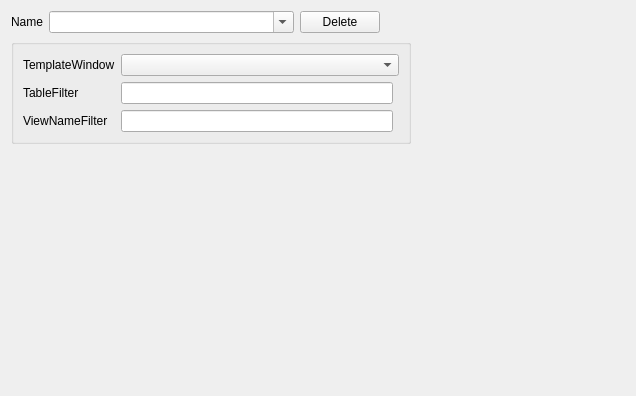
<?xml version="1.0" encoding="UTF-8"?>
<ui version="4.0">
 <class>TemplatesWidget</class>
 <widget class="QWidget" name="TemplatesWidget">
  <property name="geometry">
   <rect>
    <x>0</x>
    <y>0</y>
    <width>636</width>
    <height>396</height>
   </rect>
  </property>
  <property name="sizePolicy">
   <sizepolicy hsizetype="Expanding" vsizetype="Expanding">
    <horstretch>0</horstretch>
    <verstretch>0</verstretch>
   </sizepolicy>
  </property>
  <property name="windowTitle">
   <string>Templates</string>
  </property>
  <layout class="QGridLayout" name="gridLayout">
   <item row="4" column="0">
    <spacer name="verticalSpacer">
     <property name="orientation">
      <enum>Qt::Vertical</enum>
     </property>
     <property name="sizeHint" stdset="0">
      <size>
       <width>20</width>
       <height>40</height>
      </size>
     </property>
    </spacer>
   </item>
   <item row="3" column="0" colspan="5">
    <widget class="QGroupBox" name="groupBox">
     <property name="maximumSize">
      <size>
       <width>400</width>
       <height>16777215</height>
      </size>
     </property>
     <property name="title">
      <string/>
     </property>
     <layout class="QGridLayout" name="gridLayout_2">
      <item row="0" column="0">
       <widget class="QLabel" name="templateWindowLabel">
        <property name="text">
         <string>TemplateWindow</string>
        </property>
       </widget>
      </item>
      <item row="1" column="0">
       <widget class="QLabel" name="tableFilterLabel">
        <property name="text">
         <string>TableFilter</string>
        </property>
       </widget>
      </item>
      <item row="0" column="1" colspan="2">
       <widget class="QComboBox" name="cbTemplateWindow">
        <property name="editable">
         <bool>false</bool>
        </property>
       </widget>
      </item>
      <item row="1" column="1">
       <widget class="QLineEdit" name="editTableFilter"/>
      </item>
      <item row="2" column="0">
       <widget class="QLabel" name="viewNameFilterLabel">
        <property name="text">
         <string>ViewNameFilter</string>
        </property>
       </widget>
      </item>
      <item row="2" column="1">
       <widget class="QLineEdit" name="editViewNameFilter"/>
      </item>
     </layout>
    </widget>
   </item>
   <item row="0" column="0" colspan="5">
    <layout class="QHBoxLayout" name="horizontalLayout">
     <item>
      <widget class="QLabel" name="nameLabel">
       <property name="text">
        <string>Name</string>
       </property>
      </widget>
     </item>
     <item>
      <widget class="QComboBox" name="nameCombo">
       <property name="sizePolicy">
        <sizepolicy hsizetype="Expanding" vsizetype="Preferred">
         <horstretch>0</horstretch>
         <verstretch>0</verstretch>
        </sizepolicy>
       </property>
       <property name="minimumSize">
        <size>
         <width>200</width>
         <height>0</height>
        </size>
       </property>
       <property name="editable">
        <bool>true</bool>
       </property>
      </widget>
     </item>
     <item>
      <widget class="QPushButton" name="btnDelete">
       <property name="text">
        <string>Delete</string>
       </property>
      </widget>
     </item>
     <item>
      <spacer name="horizontalSpacer">
       <property name="orientation">
        <enum>Qt::Horizontal</enum>
       </property>
       <property name="sizeHint" stdset="0">
        <size>
         <width>40</width>
         <height>20</height>
        </size>
       </property>
      </spacer>
     </item>
    </layout>
   </item>
  </layout>
 </widget>
 <resources/>
 <connections/>
</ui>
